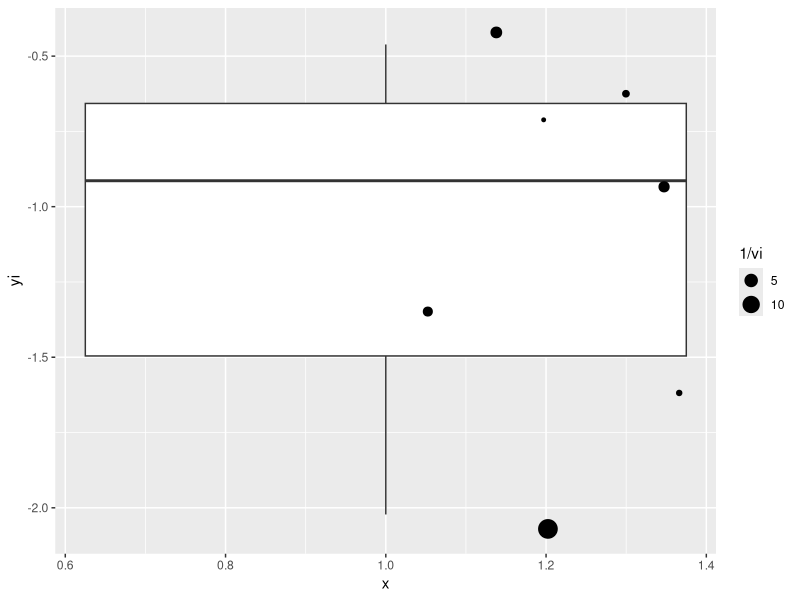

Reproduce this figure in R. (Note: this script raises an error after producing the figure.)

rm(list = ls())

library("data.table")
library("ggplot2")
library("tidyr")
library("readxl")
library("stringr")
library("dplyr")
library("metafor")

# From now on any manual changes should be done to the divided datasets
get_cor <- function(x, y){
  return(cor.test(y, x)$estimate)
}


# ~~~~~~~~~~~~~~~~~~~~~~~~~~~~~~ ------------------------------------------

# Calculate effect sizes --------------------------------------------------

# >>> Calculate SMD ----------------------------------------------
smd <- read_excel("data/Working_Databases/SMD-14Dec.xlsx")
smd
# View(smd)
setDT(smd)

# Convert SE to SD:
unique(smd$Prey_error_type)

smd[Prey_error_type == "SE", `:=` (Prey_error_Rats_Absent = Prey_error_Rats_Absent * sqrt(Sample_size_overall_Rats_Absent),
                                   Prey_error_Rats_Present = Prey_error_Rats_Present * sqrt(Sample_size_overall_Rats_Present))]

# Some of these are likely hyper overdispersed.
# Check:
smd[, cv_rats_absent := Prey_error_Rats_Absent / ifelse(Prey_mean_Rats_Absent == 0, 0.001, Prey_mean_Rats_Absent)]
smd[, cv_rats_present := Prey_error_Rats_Present / ifelse(Prey_mean_Rats_Present == 0, 0.001, Prey_mean_Rats_Present)]
smd
# Those are actually ok.

names(smd)

smd <- escalc("SMDH", # H for heteroscestic variance between populations
              m2i = Prey_mean_Rats_Absent,
              m1i = Prey_mean_Rats_Present,
              sd2i = Prey_error_Rats_Absent,
              sd1i = Prey_error_Rats_Present,
              n2i = Sample_size_overall_Rats_Absent,
              n1i = Sample_size_overall_Rats_Present,
              data = smd,
              add = 0.01,
              to = "if0all")
setDT(smd)
smd[, .(Study_ID, Prey_mean_Rats_Absent, Prey_mean_Rats_Present,
        yi, vi)]


ggplot(data = smd, aes(x = 1, y = yi))+
  geom_boxplot()+
  geom_jitter(aes(size = 1/vi))
setnames(smd, c("yi", "vi"), c("effect_size", "sampling_variance"))

smd[, effect_size_type := "SMD"]
smd

# Convert study_1 long term into an odds ratio.
smd.OR <- escalc("D2ORN",
              m2i = Prey_mean_Rats_Absent,
              m1i = Prey_mean_Rats_Present,
              sd2i = Prey_error_Rats_Absent,
              sd1i = Prey_error_Rats_Present,
              n2i = Sample_size_overall_Rats_Absent,
              n1i = Sample_size_overall_Rats_Present,
              data = smd[Effect_size_conversion == "Convert to Odds Ratio for long term analysis", ],
              add = 0.01,
              to = "if0all")
setDT(smd.OR)
smd.OR
smd.OR[, analysis_group := "Long-term abundance"]

setDT(smd.OR)
smd.OR[, `:=` (effect_size = yi, sampling_variance = vi,
               effect_size_type = "SMD converted to OR")]
smd.OR[, `:=` (yi = NULL, vi = NULL)]


smd <- smd[is.na(Effect_size_conversion), ]
smd[, analysis_group := "Before-after eradication abundance"]
smd[, effect_size_type := "SMD"]

smd.final <- rbind(smd,
                   smd.OR, fill = T)

smd.final

unique(smd.final$Effect_type)
unique(smd.final$effect_size_type)

unique(smd.final$analysis_group)

# >>> Odds ratio --------------------------------------------------
odds <- read_excel("data/Working_Databases/Odds Ratio-17Dec.xlsx")
odds

odds <- escalc("OR",
               ai = Rat_Absent.Prey_Neg,
               bi = Rat_Absent.Prey_Pos,
               ci = Rat_Present.Prey_Neg,
               di = Rat_Present.Prey_Pos,
               data = odds)
setDT(odds)
odds

odds[, .(Rat_Absent.Prey_Neg, Rat_Absent.Prey_Pos,
         Rat_Present.Prey_Neg, Rat_Present.Prey_Pos,
         yi, Hypothesis_supported_when)]
setnames(odds, c("yi", "vi"), c("effect_size", "sampling_variance"))
odds[, effect_size_type := "OR"]

# I think this is correct....
odds[is.na(Long_term), Long_term := 0]
odds

smd

unique(odds$Question)
unique(smd.final$analysis_group)
odds[Question == "Long term rat and bird presence vs absence",
     analysis_group := "Long-term abundance"]
odds[Question == "Short term bird reproduction before vs after rat eradication",
     analysis_group := "Before-after eradication reproduction"]

odds$Effect_type

unique(odds$analysis_group)
unique(smd.final$analysis_group)

# >>> Correlation ---------------------------------------------------------

corr <- read_excel("data/Working_Databases/Correlation-18Dec.xlsx")
corr
setDT(corr)

#' 
names(corr)
corr[is.na(as.numeric(Predator_mean)), .(Study_ID, Predator_mean)]

corr[, `:=` (Predator_mean = as.numeric(Predator_mean),
             Prey_mean = as.numeric(Prey_mean))]

corr[Article == "Radley, P.M., Davis, R.A. and Doherty, T.S., 2021. Impacts of invasive rats and tourism on a threatened island bird: the Palau Micronesian Scrubfowl. Bird Conservation International, 31(2), pp.206-218."]
unique(corr$Study_type)
corr[, Long_term := 0]

# Ugh....This is such a pain in the ass to figure out.
corr[Study_type == "Spatiotemporal"]

unique(corr[Study_type == "Spatiotemporal"]$Study_ID)

# corr$correlation_id <- NULL
corr[Study_type == "Spatiotemporal", 
     correlation_id := paste(Study_ID, .GRP),
      by = .(scientificName, Article, Study_ID, Study_rodent,
             Latitude, Longitude, Site, # Keep site in for Spatiotemporal
             Predator_units, Prey_units, Abundance_reproduction)]
#
corr[Study_type == "Temporal"]
corr[Study_type == "Temporal", 
     correlation_id :=  paste(Study_ID, .GRP),
     by = .(scientificName, Article, Study_ID, Study_rodent,
            Study_location, Latitude, Longitude, Site,
            Predator_units, Prey_units, Abundance_reproduction)]
corr[Study_type == "Temporal", .(n = .N), by = .(Study_type, correlation_id)]
#

#' [paste site names together and make sure same number of rows]
corr[Study_type == "Spatial"]
corr[Study_type == "Spatial"]
corr[Study_type == "Spatial", 
     `:=` (correlation_id =  paste(Study_ID, .GRP),
           Site = paste(unique(Site), collapse = "; "),
           Study_location = paste(unique(Study_location), collapse = "; "),
           Latitude = mean(Latitude),
           Longitude = mean(Longitude)),
     by = .(scientificName, Article, Study_ID, Study_rodent,
            #Study_location, Latitude, Longitude, Site,
            Predator_units, Prey_units, Abundance_reproduction)]
corr[, .(n = .N), by = .(Study_type, correlation_id)]

#
corr[, n := .N, by = .(correlation_id)]
range(corr$n)

# corr[n > 4, .(r = get_cor(x = Predator_mean, y = Prey_mean)),
#      by=.(correlation_id)]

corr
corr[n < 4, ]
corr <- corr[n >= 4, ]
# 
# ids <- unique(corr$correlation_id)
# x <- ids[1]
# rs <- lapply(ids, FUN = function(x){
#   get_cor(x = corr[correlation_id == x, ]$Predator_mean,
#           y = corr[correlation_id == x, ]$Prey_mean)
# })
# 
# rs <- unlist(rs)
# one of these is not working and it's because of sample size...

corr <- corr[, .(r = get_cor(x = Predator_mean, y = Prey_mean),
                 Latitude = mean(Latitude), 
                 Longitude = mean(Longitude)),
             by = .(Study_ID,
                    scientificName, Common_name, redlistCategory,
                    Synonyms_or_previous_lump,
                    Rodent_attributed_IUCN, Article,
                    Article_secondary_same_data,
                    Study_type, Study_rodent,
                    Study_location, Site,
                    Predator_units, Prey_units, Abundance_reproduction,
                    Hypothesis_supported_when, Long_term,
                    correlation_id, n)]
corr[duplicated(correlation_id)]
corr

corr[is.na(r), ]

corr[Study_ID == "study_28-29", ]


corr <- escalc("ZCOR",
               ri = r,
               ni = n,
               data = corr)
corr
corr <- corr[!is.na(vi), ]
setDT(corr)
setnames(corr, c("yi", "vi"), c("effect_size", "sampling_variance"))
corr[, effect_size_type := "ZCOR"]

unique(corr$Hypothesis_supported_when)

sort(unique(corr$Study_ID))

corr$Long_term
corr$Long_term <- 0

corr$Effect_type <- "ZCOR"
corr$effect_size_type <- "ZCOR"

#
unique(corr$Abundance)
corr[Abundance_reproduction == "Abundance",
     analysis_group := "Short-term abundance"]
corr[Abundance_reproduction == "Reproduction",
     analysis_group := "Short-term reproduction"]

corr[analysis_group == "Short-term reproduction"]


# ~~~~~~~~~~~~~~~~~~~~~~~~ ------------------------------------------------
# Bind together effect sizes ----------------------------------------------

setDT(smd)
setDT(odds)
setDT(corr)

meta.final <- data.table::rbindlist(list(smd.final, odds, corr), 
                                  use.names = TRUE,
                                  fill = T)

meta.final$effect_size_type


meta.final[, effect_size_id := seq(1:.N)]


unique(meta.final$Effect_type)
meta.final

setnames(meta.final, "Effect_type", "Original_study_design_effect_type")

meta.final[, .(n = .N, refs = uniqueN(Article), effect_sizes = paste(unique(effect_size_type), collapse = "; ")),
           by = .(analysis_group)]

fwrite(meta.final, "builds/meta_analysis/compiled_ready_to_analyze.csv")
meta.final
